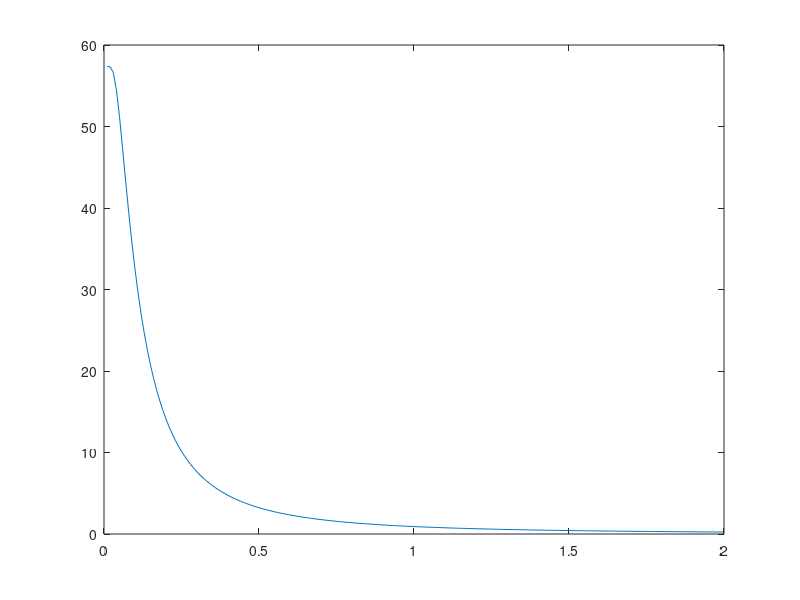

MATLAB code to generate this figure: (Note: this script raises an error after producing the figure.)
clc;
f=@(x)80*0.717*(1-(1+(0.2-0.01)/x)*exp(-(0.2-0.01)/x))
j=0;
for i =0:0.01:2

j=j+1;
t(j)=i;     %tiempo
A(j)=f(i);  %magnitud
end
plot(t,A)
Xlabel('T')
Ylabel('y')
grid
